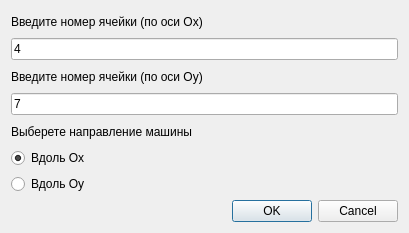
<?xml version="1.0" encoding="UTF-8"?>
<ui version="4.0">
 <class>PlaceCarChooser</class>
 <widget class="QDialog" name="PlaceCarChooser">
  <property name="geometry">
   <rect>
    <x>0</x>
    <y>0</y>
    <width>409</width>
    <height>233</height>
   </rect>
  </property>
  <property name="windowTitle">
   <string>Dialog</string>
  </property>
  <layout class="QVBoxLayout" name="verticalLayout_2">
   <item>
    <layout class="QVBoxLayout" name="verticalLayout">
     <item>
      <widget class="QLabel" name="label_2">
       <property name="text">
        <string>Введите номер ячейки (по оси Ox)</string>
       </property>
      </widget>
     </item>
     <item>
      <widget class="QLineEdit" name="lineEdit">
       <property name="text">
        <string>4</string>
       </property>
      </widget>
     </item>
     <item>
      <widget class="QLabel" name="label_3">
       <property name="text">
        <string>Введите номер ячейки (по оси Oy)</string>
       </property>
      </widget>
     </item>
     <item>
      <widget class="QLineEdit" name="lineEdit_2">
       <property name="text">
        <string>7</string>
       </property>
      </widget>
     </item>
     <item>
      <widget class="QLabel" name="label_5">
       <property name="text">
        <string>Выберете направление машины</string>
       </property>
      </widget>
     </item>
     <item>
      <widget class="QRadioButton" name="radioButton">
       <property name="text">
        <string>Вдоль Ox</string>
       </property>
       <property name="checkable">
        <bool>true</bool>
       </property>
       <property name="checked">
        <bool>true</bool>
       </property>
      </widget>
     </item>
     <item>
      <widget class="QRadioButton" name="radioButton_2">
       <property name="text">
        <string>Вдоль Oy</string>
       </property>
      </widget>
     </item>
     <item>
      <widget class="QDialogButtonBox" name="buttonBox">
       <property name="orientation">
        <enum>Qt::Horizontal</enum>
       </property>
       <property name="standardButtons">
        <set>QDialogButtonBox::Cancel|QDialogButtonBox::Ok</set>
       </property>
      </widget>
     </item>
    </layout>
   </item>
  </layout>
 </widget>
 <resources/>
 <connections/>
</ui>
